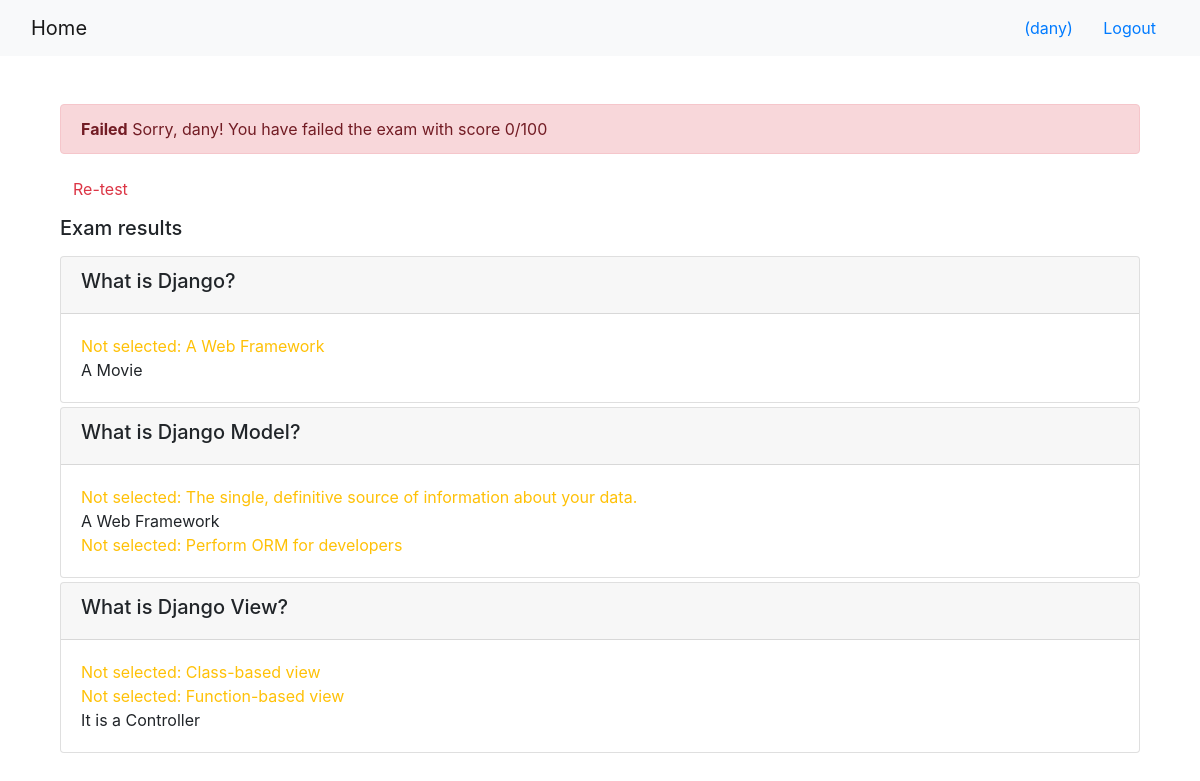
Page /onlinecourse/2/submit/2/result (signed in) on the committed database.
### onlinecourse/models.py (models this page shows, shortened)
class Question(models.Model):
    question_text = models.CharField(max_length=200)
    grade = models.IntegerField(default=1)
    course = models.ForeignKey(Course, on_delete=models.CASCADE)
    def is_get_score(self, selected_ids):
        all_answers = self.choice_set.filter(is_correct=True).count()
        selected_correct = self.choice_set.filter(is_correct=True, id__in=selected_ids).count()
        selected_wrong = self.choice_set.filter(is_correct=False, id__in=selected_ids).count()
        if all_answers == selected_correct and selected_wrong == 0:
            return True
        else:
            return False
    def not_selected(self, selected_ids, not_selected):
        missing = self.choice_set.filter(is_correct=True).exclude(id__in=selected_ids)
        for el in missing:
            not_selected.append(el)

class Choice(models.Model):
    question = models.ForeignKey(Question, on_delete=models.CASCADE)
    choice_text = models.CharField(max_length=200)
    is_correct = models.BooleanField(default=True)

### onlinecourse/views.py (the view)
# urls.py: path('<int:course_id>/submit/<int:submission_id>/result', views.show_exam_result, name='show_exam_result'),
def show_exam_result(request, course_id, submission_id):
    course = Course.objects.get(pk=course_id)
    submission = Submission.objects.get(pk=submission_id)
    selected_ids = []
    not_selected = []
    grade = 0
    submission_choices_ids = submission.chocies.values_list('pk', flat=True)
    for question in course.question_set.all():
        total_question = course.question_set.all().count()
        question.not_selected(submission_choices_ids, not_selected)
        if question.is_get_score(submission_choices_ids):
                    grade += question.grade
    for choice in submission.chocies.all():
            selected_ids.append(choice.id)
    context ={}
    context['course'] = course
    context['selected_ids'] = selected_ids
    context['grade'] = int(100 * grade / total_question)
    return render(request, 'onlinecourse/exam_result_bootstrap.html', context)

### onlinecourse/templates/onlinecourse/exam_result_bootstrap.html (shortened to what this page needs)
<!DOCTYPE html>
<html lang="en">
<head>
    {% load static %}
    <link rel="stylesheet" href="https://maxcdn.bootstrapcdn.com/bootstrap/4.5.2/css/bootstrap.min.css">
</head>
<body>
 <nav class="navbar navbar-light bg-light">
    <div class="container-fluid">
        <div class="navbar-header">
              <a class="navbar-brand" href="{% url 'onlinecourse:index' %}">Home</a>
        </div>
        <ul class="nav navbar-nav navbar-right">
            {% if user.is_authenticated %}
            <li>
                <a class="btn btn-link" href="#">{{ user.first_name }}({{ user.username }})</a>
                <a class="btn btn-link" href="{% url 'onlinecourse:logout' %}">Logout</a>
            </li>
            {% endif %}
        </ul>
    </div>
</nav>
<div class="container mt-5 mb-5">
    <div class="container-fluid">
        {% if grade > 80 %}
            <div class="alert alert-success">
            <b>Congratulations, {{ user.username }}!</b> You have passed the exam and completed the course with score {{ grade }}/100
            </div>
        {% else %}
            <div class="alert alert-danger">
                <b>Failed</b> Sorry, {{ user.username }}! You have failed the exam with score {{ grade }}/100
            </div>
            <a class="btn btn-link text-danger" href="{% url 'onlinecourse:course_details' course.id %}">Re-test</a>
        {% endif %}
        <div>
        <h5 class="py-2">Exam results</h5>
        {% for question in course.question_set.all %}
            <div class="card mt-1">
                <div class="card-header">
                <h5>{{ question.question_text }}</h5>
                </div>
                <div class="card-body">
                    {% for choice in question.choice_set.all %}
                        {% if choice.is_correct and choice.id in selected_ids %}
                            <div class="text-success">Correct answer: {{ choice.choice_text }}</div>
                        {% else %}
                        {% if not choice.is_correct and choice.id in selected_ids %}
                            <div class="text-danger">Should not be selected: {{ choice.choice_text }}</div>
                        {% else %}
                        {% if choice.is_correct %}
                            <div class="text-warning">Not selected: {{ choice.choice_text }}</div>
                        {% else %}
                            <div>{{ choice.choice_text }}</div>
                        {% endif %}
                        {% endif %}
                        {% endif %}
                    {% endfor %}
                </div>
            </div>
        {% endfor %}
        </div>
    </div>
</div>
</body>
</html>

### rows in the picture
Question: question_text "What is Django?"
Choice: choice_text "A Web Framework"
Choice: choice_text "A Movie"
Question: question_text "What is Django Model?"
Choice: choice_text "The single, definitive source of information about your data."
Choice: choice_text "A Web Framework"
Choice: choice_text "Perform ORM for developers"
Question: question_text "What is Django View?"
Choice: choice_text "Class-based view"
Choice: choice_text "Function-based view"
Choice: choice_text "It is a Controller"

### other values in the picture
{{ user.username }} "dany"
{{ grade }} "0"
